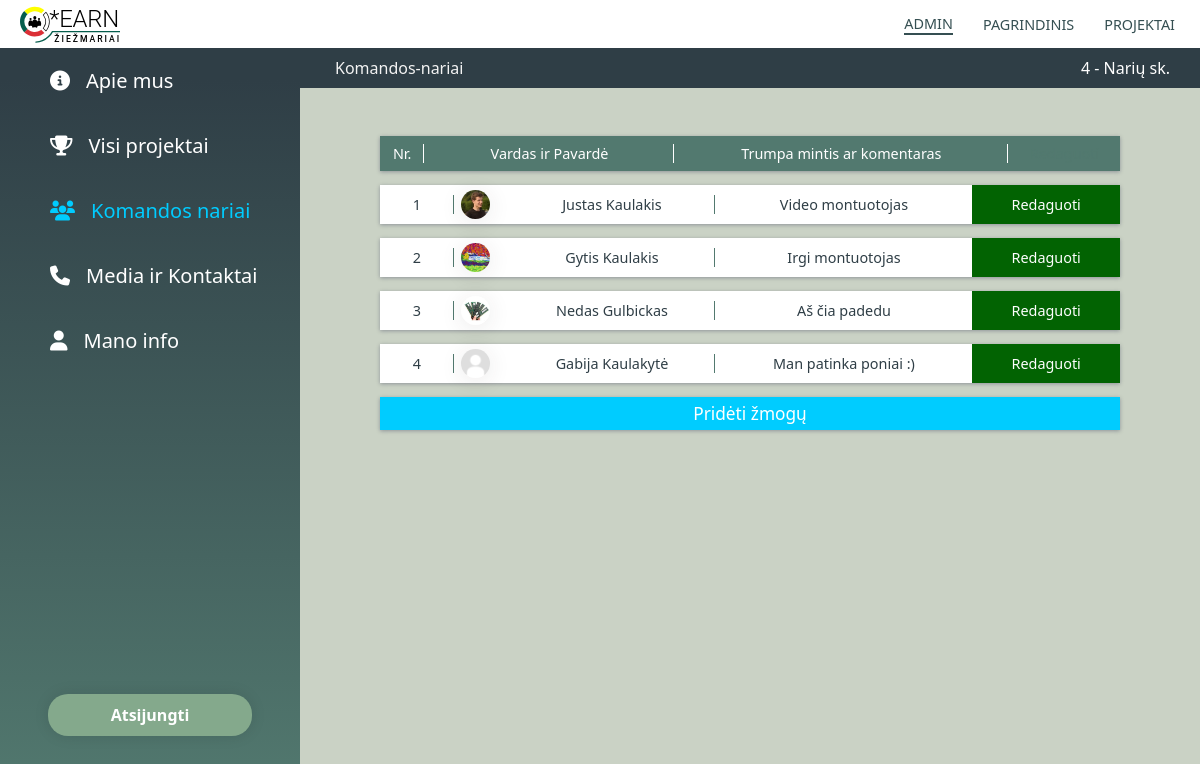
Before: /admin/komandos-nariai (signed in) with the older database file.
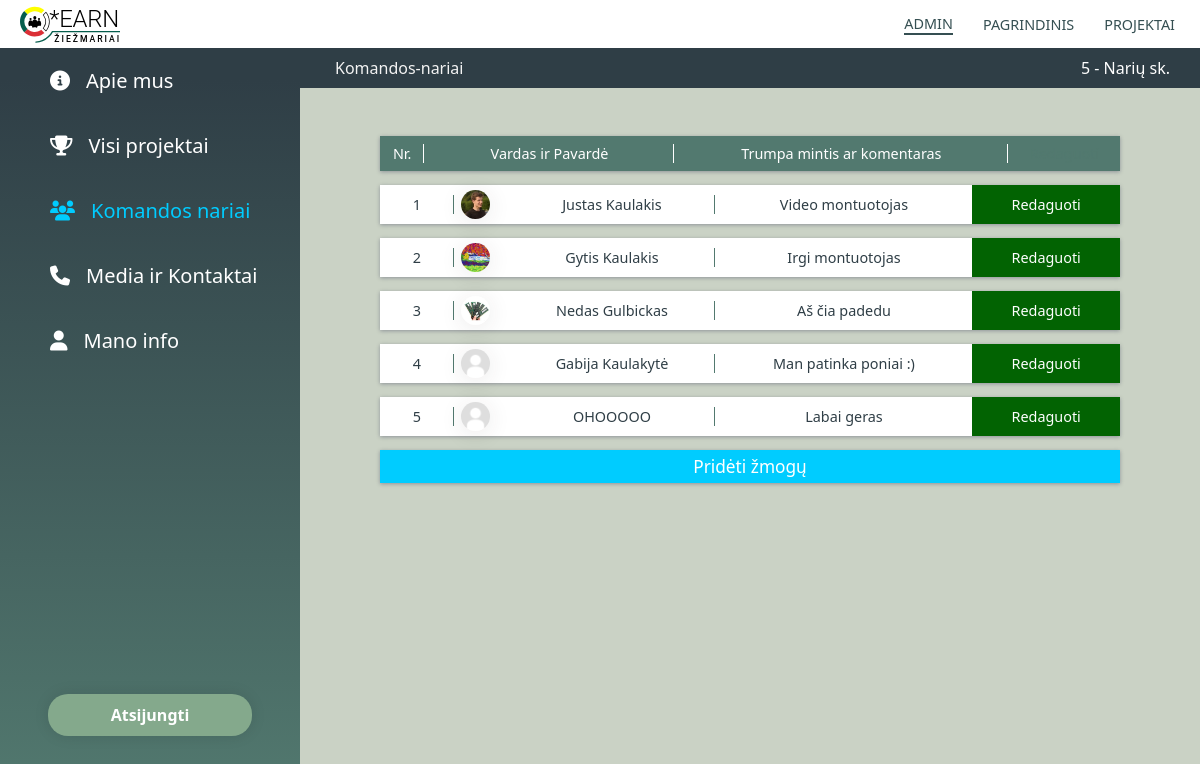
After: the same page with the newer database file.
### iearn/models.py (models this page shows, shortened)
class TeamMembers(db.Model):
    id = db.Column(db.Integer, primary_key=True)
    name = db.Column(db.String(20), nullable=False)
    description = db.Column(db.String(20), nullable=False)
    profile_image_file = db.Column(db.String(20), nullable=False, default='default-profile.jpg')
    image_path = db.Column(db.String(200), nullable=True)

### iearn/routes.py (the view)
@app.route('/admin/komandos-nariai', methods=['GET', 'POST'])
@login_required
def team_members():
    members = TeamMembers.query.all()
    return  render_template('a-komandos-nariai.html', title='Komandos nariai', members=members)

### iearn/models.py (called while the page is built)
@login_manager.user_loader
def load_user(user_id):
    return Admin.query.get(int(user_id))

### iearn/templates/a-komandos-nariai.html
{% extends "a-layout.html" %}
{% block style %}
<link rel="stylesheet" type="text/css" href="{{ url_for('static', filename='a-nariai-style.css') }}" />
{% endblock style %}
{% block content %}
    <div class="top-bar">
        <ul><li>Komandos-nariai</li></ul>
        <p>{{ members|length }} - Narių sk.</p>
    </div>
    <div class="content">
        <table>
            <tr class="table-heading">
                <th class="number"><p>Nr.</p></th>
                <th class="heading-name"><p>Vardas ir Pavardė</p></th>
                <th class="description"><p>Trumpa mintis ar komentaras</p></th>
                <th class="spacer-cell"><p class="last-cell">Redaguoti</p></th>
            </tr>
        </table>
        <table class="table-body">
            {% for member in members %}
            <tr>
                <td class="number"><p></p></td>
                <td>
                    <div class="img-container">
                        <img src="{{ url_for('static', filename='images/Nariai/' + member.profile_image_file) }}" alt="img">
                    </div>
                </td>
                <td class="name"><p>{{ member.name }}</p></td>
                <td class="description"><p class="last-cell">{{ member.description }}</p></td>
                <td class="edit"><a class="edit" href="{{ url_for('edit_member', member_id=member.id) }}">Redaguoti</a></td>
            </tr>
            {% endfor %}
            <tr>
                <td colspan="5" id="button-box">
                    <a class="add-member" href="{{ url_for('create_member') }}">Pridėti žmogų</a>
                </td>
            </tr>
        </table>
    </div>
{% endblock content %}

### iearn/templates/a-layout.html (shortened to what this page needs)
<!doctype html>
<html lang="en">
<head>
    <link rel="stylesheet" href="http://maxcdn.bootstrapcdn.com/font-awesome/4.3.0/css/font-awesome.min.css">
    <link rel="stylesheet" type="text/css" href="{{ url_for('static', filename='a-static-style.css') }}" />
    <link rel="stylesheet" href="https://cdnjs.cloudflare.com/ajax/libs/jquery-confirm/3.3.2/jquery-confirm.min.css">
    {% block style %}{% endblock %}
</head>
<body>
    <header class="header">
        <a href="#"><img class="logo"  src=" {{ url_for('static', filename='images/logo-pakoreguotas.svg' ) }} " alt="logo"></a>
        <nav class="nav-bar">
            <ul class="nav-links">
                {% if current_user.is_authenticated %}
                <li><a id="admin_link" class="nav-link" href="{{ url_for('admin') }}">ADMIN</a></li>
                {% endif %}
                <li><a id="veikla_link" class="nav-link" href="{{ url_for('veikla') }}">PAGRINDINIS</a></li>
                <li><a id="projektai_link" class="nav-link" href="{{ url_for('projects') }}">PROJEKTAI</a></li>
            </ul>
        </nav>
    </header>
    <div class="grid">
        <section class="side-menu">
            <ul class="menu-items">
                <li id="about_us_Meniu"><a href="{{ url_for('about_us') }}"><i class="fa fa-info-circle"></i>Apie mus</a></li>
                <li id="all_projects_Meniu"><a href="{{ url_for('admin') }}"><i class="fa fa-trophy"></i>Visi projektai</a></li>
                <li id="team_members_Meniu"><a href="{{ url_for('team_members') }}"><i class="fa fa-group"></i>Komandos nariai</a></li>
                <li id="media_contacts_Meniu"><a href="{{ url_for('media_contacts') }}"><i class="fa fa-phone"></i>Media ir Kontaktai</a></li>
                <li id="my_info_Meniu"><a href="{{ url_for('my_info') }}"><i class="fa fa-user"></i>Mano info</a></li>
            </ul>
            <div class="atsijungti">
                <p id="confirm-logout">Atsijungti</p>
            </div>
        </section>
        <section class="projektai">
            {% block content %}{% endblock %}
        </section>
    </div>
</body>
</html>

### iearn/static/a-static-style.css (style rules this page uses)
.header { position: fixed; background-color: white; width: 100%; display: -webkit-box; display: -ms-flexbox; display: flex; -webkit-box-pack: justify; -ms-flex-pack: justify; justify-content: space-between; height: 3em; z-index: 1000; }
.header a { display: -webkit-box; display: -ms-flexbox; display: flex; -webkit-box-align: center; -ms-flex-align: center; align-items: center; }
.header a .logo { height: 2.5em; margin-left: 20px; margin-top: auto; margin-bottom: auto; }
.header .nav-bar .nav-links { display: -webkit-box; display: -ms-flexbox; display: flex; list-style: none; padding: 0; margin: 0; margin-left: auto; height: 100%; padding-right: 10px; -webkit-box-pack: end; -ms-flex-pack: end; justify-content: end; -webkit-box-align: center; -ms-flex-align: center; align-items: center; }
.header .nav-bar .nav-links li { padding: 0 15px; }
.header .nav-bar .nav-links li .nav-link { display: -webkit-box; display: -ms-flexbox; display: flex; font-family: Segoe UI; color: #354f52; text-decoration: none; -webkit-box-align: center; -ms-flex-align: center; align-items: center; font-size: 0.9em; padding: 0 0; }
.active { border-bottom: solid 2px #354f52; }
@media only screen and (min-width: 768px) { .nav-links { padding-right: 10px; } }
.side-menu { height: 100vh; width: 100%; background: #2f3e46; background: -webkit-gradient(linear, left top, left bottom, color-stop(10%, #2f3e46), to(#52796f)); background: linear-gradient(180deg, #2f3e46 10%, #52796f 100%); display: -webkit-box; display: -ms-flexbox; display: flex; -webkit-box-orient: vertical; -webkit-box-direction: normal; -ms-flex-direction: column; flex-direction: column; -webkit-box-pack: justify; -ms-flex-pack: justify; justify-content: space-between; }
.menu-items { margin: 0; padding: 0; padding-top: 3em; }
.menu-items li { list-style: none; }
.menu-items a { display: -webkit-inline-box; display: -ms-inline-flexbox; display: inline-flex; height: 100%; width: 100%; line-height: 65px; font-size: 20px; color: white; padding-left: 50px; -webkit-box-sizing: border-box; box-sizing: border-box; text-decoration: none; -webkit-box-align: center; -ms-flex-align: center; align-items: center; }
.menu-items a i { margin-right: 16px; }
.active-list a { color: #00ccff; }
.atsijungti { width: 100%; text-align: center; margin-bottom: 3em; padding: 0 3em; -webkit-box-sizing: border-box; box-sizing: border-box; cursor: pointer; }
.atsijungti p { padding: 10px 60px; background-color: #84a98c; font-weight: 700; font-size: 1em; -webkit-box-shadow: 0 0 15px rgba(0, 0, 0, 0.1); box-shadow: 0 0 15px rgba(0, 0, 0, 0.1); color: white; border-radius: 20px; -webkit-transition: none; transition: none; }
* { list-style: none; text-decoration: none; }
a { -webkit-transition: all 0.2s cubic-bezier(0.55, 0.085, 0.68, 0.53); transition: all 0.2s cubic-bezier(0.55, 0.085, 0.68, 0.53); }
p { color: #2f3e46; }
html, body { min-height: 100%; width: 100%; }
body { font-family: Segoe UI; margin: 0; background-color: #cad2c5; }
.grid { display: -ms-grid; display: grid; -ms-grid-columns: 300px auto; grid-template-columns: 300px auto; }
.grid .projektai { margin-top: 3em; }
.grid .projektai .top-bar { background-color: #2f3e46; height: 2.5em; width: 100%; display: -webkit-box; display: -ms-flexbox; display: flex; -webkit-box-align: center; -ms-flex-align: center; align-items: center; }
.grid .projektai .top-bar p { margin: 0; color: white; margin-left: auto; padding-right: 30px; }
.grid .projektai .top-bar ul { margin: 0; padding-left: 30px; display: -webkit-box; display: -ms-flexbox; display: flex; justify-items: space-between; }
.grid .projektai .top-bar ul li { display: inline-block; color: #f3f3f3; font-size: 16px; margin: 0 5px; }

Changed rows visible on the page:
added TeamMembers: profile_image_file (placeholder picture), name "OHOOOOO", description "Labai geras"
Other visible differences:
{{ members|length }}: "4" → "5"
